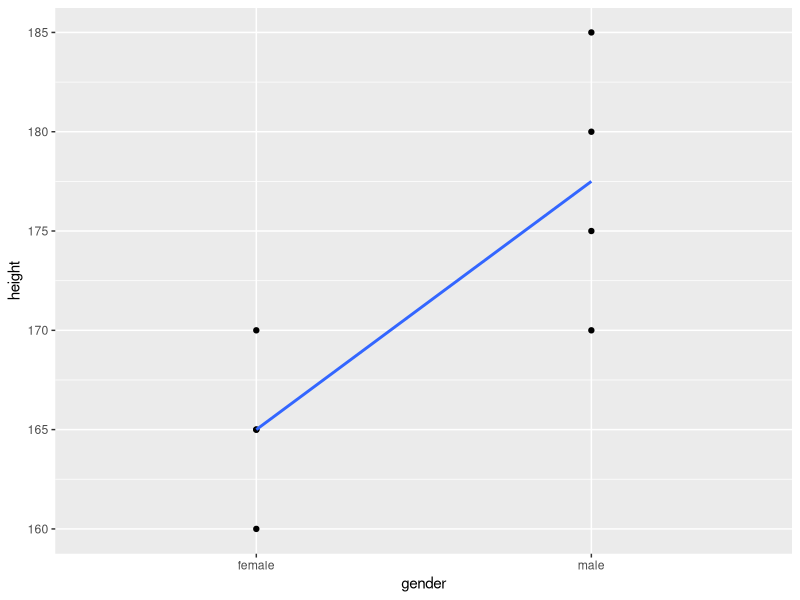
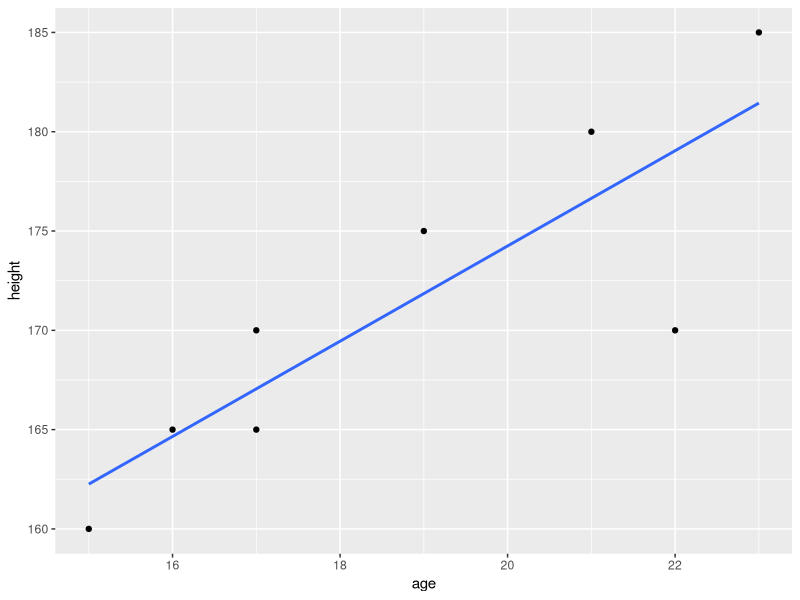
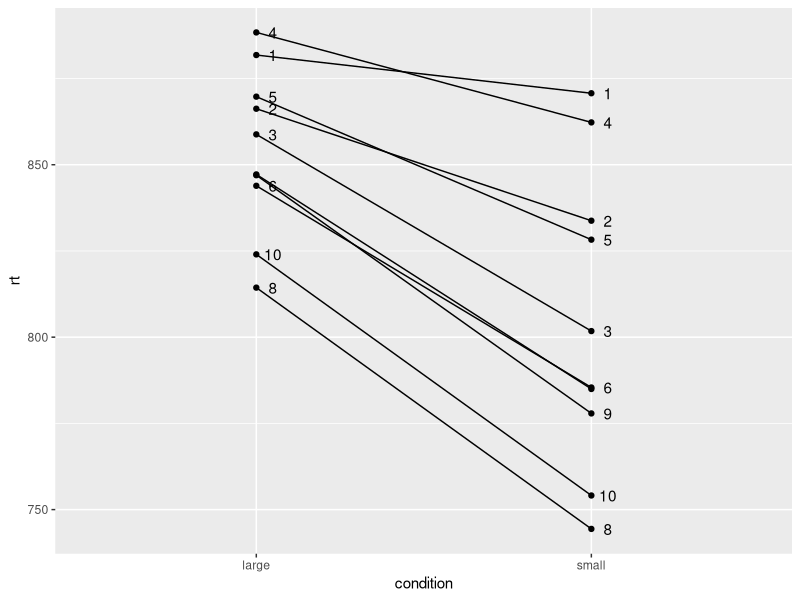
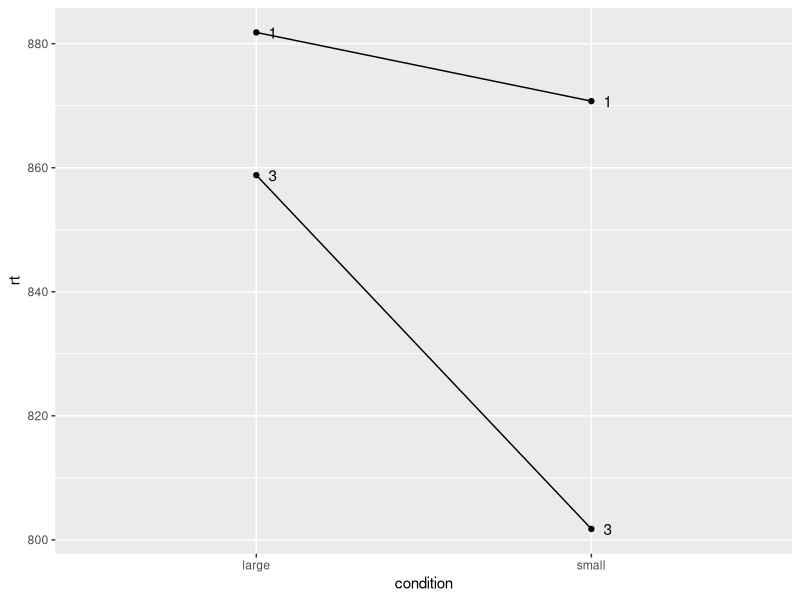
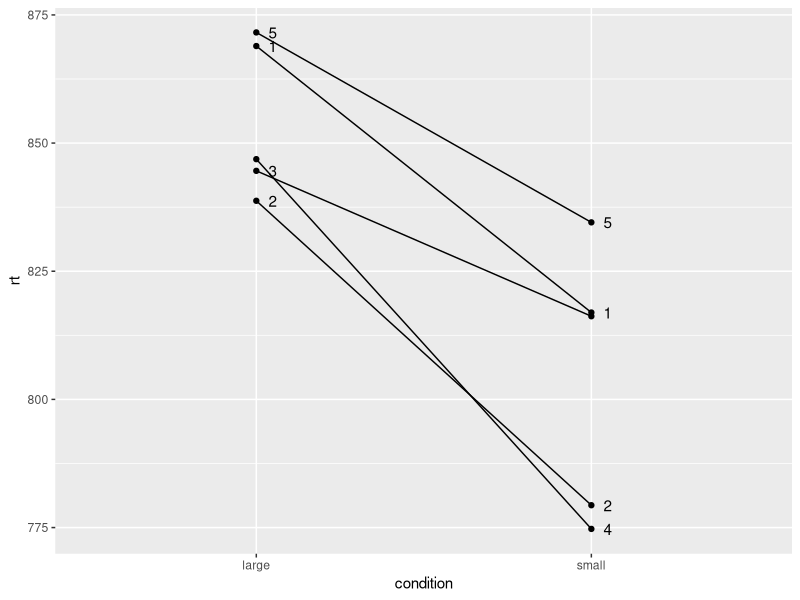
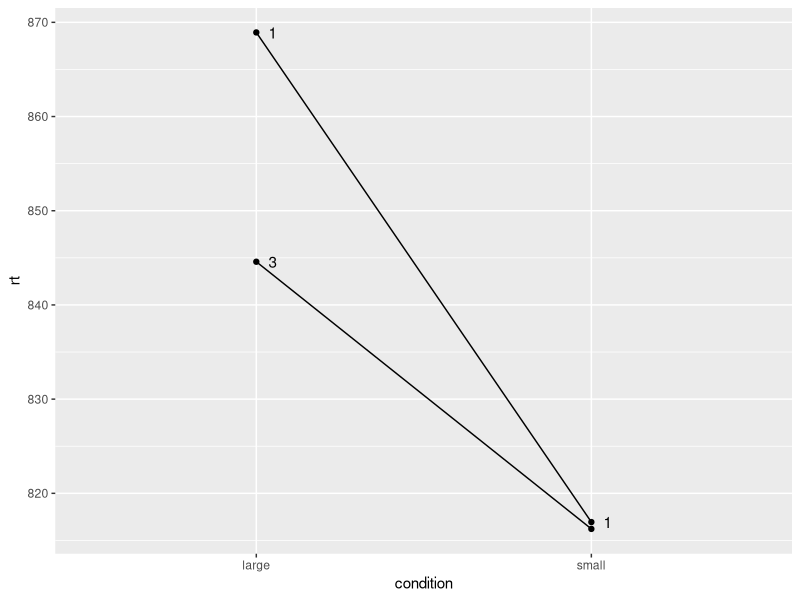

These charts were generated, in order, by the following R code:
library(tidyverse)
library(lme4)
library(lmerTest)
library(emmeans)

# Is height predicted by gender?
# Create gender_height_data
subject <- seq(1:8)
gender <- factor(c(rep("male", 4), rep("female", 4)))
height <- c(170, 180, 175, 185, 160, 170, 165, 165)
gender_height_data <- tibble(subject, gender, height)

# fit a linear model where gender is used to predict height
height_model <- lm(height ~ gender, data = gender_height_data)
summary(height_model)

gender_height_data %>%
  ggplot(aes(x = gender, y = height, group = 1)) +
  geom_point() +
  geom_smooth(method = "lm", se = FALSE)

# Is height predicted by age?
# Create age_height_data
age <- c(22, 21, 19, 23, 15, 17, 16, 17)
age_height_data <- tibble(subject, age, height)

age_model <- lm(height ~ age, data = age_height_data)
summary(age_model)

age_height_data %>%
  ggplot(aes(x = age, y = height)) +
  geom_point() +
  geom_smooth(method = "lm", se = FALSE)

# Linear mixed models
# Create mixed_model_data - 10 subject, 10 items, 2 conditions, with 4 repeats
# just to create a totally fictitious data set that allows the models to be built
# We use set.seed() to ensure the random numbers in rt can be reproduced
subject <- factor(c(rep(1:10, each = 5), rep(1:10, each = 5)))
condition <- factor(c(rep("small", times = 50), rep("large", times = 50)))
item <- factor(rep(seq(1:5), times = 20))
set.seed(9999)
rt1 <- as.integer(rnorm(50, 800, 100))
set.seed(1234)
rt2 <- as.integer(rnorm(50, 900, 100))
rt <- c(rt1, rt2)

mixed_model_data <- tibble(subject, item, condition, rt)

mixed_model_data <- rbind(mixed_model_data, mixed_model_data, 
                          mixed_model_data, mixed_model_data)

mixed_model_data %>% 
  group_by(condition) %>%
  summarise(mean_rt = mean(rt), sd_rt = sd(rt))

# Build our mixed model
mixed_model <- lmer(rt ~ condition + (1 | subject) + (1 | item), 
                    data = mixed_model_data)
summary(mixed_model)

# Testing the fixed effect using Likelihood Ratio Test
# Build a new model dropping the fixed effect we want to test
mixed_model_null <- lmer(rt ~ (1 | subject) + (1 | item), 
                         data = mixed_model_data)
anova(mixed_model, mixed_model_null)

coef(mixed_model)

# Let's now add slopes for our two random effects
mixed_model_slopes <- lmer(rt ~ condition + (1 + condition | subject)
                           + (1 + condition | item), data = mixed_model_data)

# Let's plot the intercepts and slopes where the intercept corresponds to 
# the large condition level, and the slope is the difference between it and
# the small condition level
# First by subjects
subject_intercepts <- coef(mixed_model_slopes)$subject[1]
subject_slopes <- coef(mixed_model_slopes)$subject[2]

subject_coefs <- tibble(subject = c(seq(1:10), seq(1:10)),  
                        condition = c(rep("large", times = 10), 
                                      rep("small", times = 10)),
                        rt = unlist(rbind(subject_intercepts, 
                                   (subject_intercepts + subject_slopes))))

subject_coefs %>%
  ggplot(aes(x = condition, y = rt, group = subject, label = subject)) +
  geom_point() + 
  geom_line() +
  geom_text(check_overlap = TRUE, nudge_x = .05)
  
# Let's just look at subjets 1 and 3 - for subject 1 we can see the differece
# between conditions looks pretty smaall compared to the difference for 
# subject 3
subject_coefs %>%
  filter(subject == "1" | subject == "3") %>%
  ggplot(aes(x = condition, y = rt, group = subject, label = subject)) +
  geom_point() + 
  geom_line() +
  geom_text(check_overlap = TRUE, nudge_x = .05)

# Now let's extract and plot the item intercepts and slopes
item_intercepts <- coef(mixed_model_slopes)$item[1]
item_slopes <- coef(mixed_model_slopes)$item[2]

item_coefs <- tibble(item = c(seq(1:5), seq(1:5)),  
                        condition = c(rep("large", times = 5), 
                                      rep("small", times = 5)),
                        rt = unlist(rbind(item_intercepts, 
                                          (item_intercepts + item_slopes))))

item_coefs %>%
  ggplot(aes(x = condition, y = rt, group = item, label = item)) +
  geom_point() + 
  geom_line() +
  geom_text(check_overlap = TRUE, nudge_x = .05)

# Let's just look at items 1 and 3 - for these items, the reaction times for
# the `small` condition are pretty much the same - but for the `large` condition
# item 1 is about 25 ms. slower than for item 3
item_coefs %>%
  filter(item == "1" | item == "3") %>%
  ggplot(aes(x = condition, y = rt, group = item, label = item)) +
  geom_point() + 
  geom_line() +
  geom_text(check_overlap = TRUE, nudge_x = .05)
